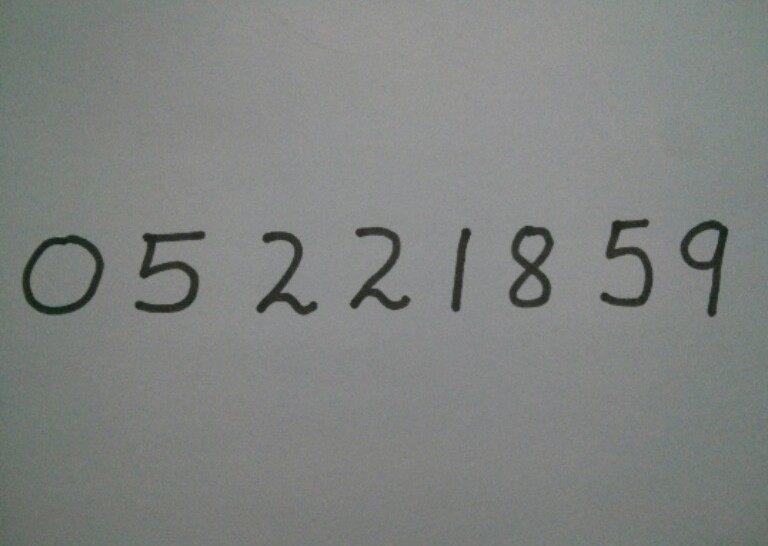
#> input picture sample_image.jpg, 768 x 546 px
$ python main_code1.py
#> lines starting #> are read from the running program, lines starting #| are printed output that depends on the picture; after the words box and inside, x2 and y2 are one past the last pixel; in counts of white or black regions, pixels touching at a corner belong together
#!/usr/bin/env python
# coding: utf-8

# In[1]:


#importing required modules
import numpy as np
import numpy as imutils
import imutils
import cv2 as cv
import joblib


# In[2]:


#reading image
img = cv.imread('sample_image.jpg')
#> img is the input picture: shape (546, 768, 3); mean B, G, R 128.4, 130.8, 127.7
#resizing image
img = imutils.resize(img,width=300)
#> img: shape (213, 300, 3)
#showing original image
cv.imshow("Original",img)
cv.waitKey(0); cv.destroyAllWindows(); cv.waitKey(1)


# In[3]:


#converting image to grayscale
gray = cv.cvtColor(img,cv.COLOR_BGR2GRAY)
#showing grayscale image
cv.imshow("Gray Image",gray)
cv.waitKey(0); cv.destroyAllWindows(); cv.waitKey(1)


# In[4]:


#creating a kernel
kernel = np.ones((40,40),np.uint8)


# In[5]:


#applying blackhat thresholding
blackhat = cv.morphologyEx(gray,cv.MORPH_BLACKHAT,kernel)
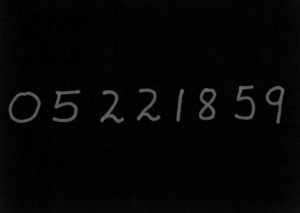
#> blackhat: shape (213, 300); min 0, max 108, mean 5.7


# In[6]:


#applying OTSU's thresholding
ret,thresh = cv.threshold(blackhat,0,255,cv.THRESH_BINARY+cv.THRESH_OTSU)
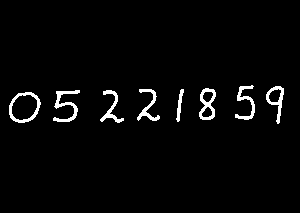
#> thresh: shape (213, 300); 2.9% white; 8 white regions
#> ret = 42


# In[7]:


#performing erosion and dilation
opening = cv.morphologyEx(thresh, cv.MORPH_OPEN, kernel)
#> opening: shape (213, 300); every value is 0


# In[8]:


#finding countours in image
cnts,hie = cv.findContours(thresh.copy(),cv.RETR_EXTERNAL,cv.CHAIN_APPROX_SIMPLE)
#> cnts = 8 contours; box (x1, y1, x2, y2) and area: (9, 92, 41, 123) 725, (199, 88, 216, 120) 368, (266, 86, 284, 124) 294, (53, 90, 80, 122) 212, (235, 85, 255, 120) 168, (137, 89, 160, 121) 166, (100, 90, 124, 123) 162, (176, 89, 184, 122) 78; hie = [[1, -1, -1, -1], [2, 0, -1, -1], [3, 1, -1, -1], [4, 2, -1, -1], [5, 3, -1, -1], [6, 4, -1, -1], [7, 5, -1, -1], [-1, 6, -1, -1]]


# In[9]:


#loading our ANN model
#> (the run stopped early here; a loop or call above may not have finished)
